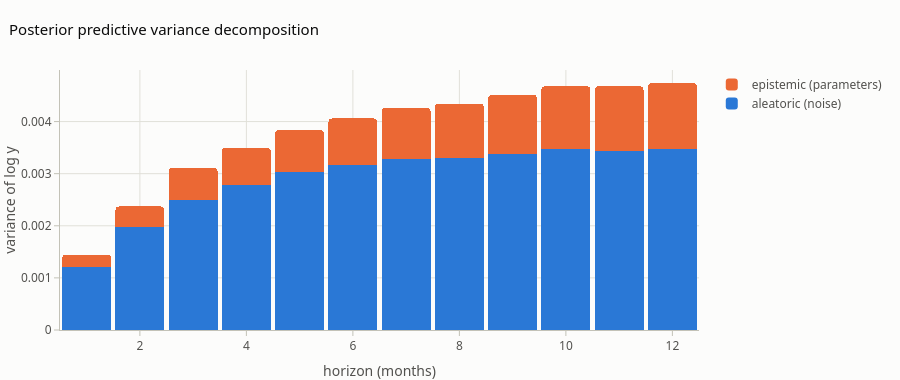

The notebook cell this image was saved under:
### Markdown cell above
With 11 years of data the two fans are nearly identical, and CRPS on a single year cannot separate them. This matches
§1: parameter uncertainty matters most for *short* histories. It still accounts for a noticeable share of the variance:

### Decomposing the predictive variance by horizon
For each posterior draw $d$, the variance across its own paths is aleatoric. The variance of the draw-means is epistemic.

### Code cell
aleatoric = sims.var(axis=1).mean(axis=0)              # E_theta[Var(y|theta)]
epistemic = sims.mean(axis=1).var(axis=0)              # Var_theta(E[y|theta])
h = np.arange(1, len(Xfut) + 1)
fig = go.Figure()
fig.add_trace(go.Bar(x=h, y=aleatoric, name="aleatoric (noise)", marker_color=pf.SERIES[0],
                     hovertemplate="aleatoric %{y:.5f}<extra></extra>"))
fig.add_trace(go.Bar(x=h, y=epistemic, name="epistemic (parameters)", marker_color=pf.SERIES[1],
                     hovertemplate="epistemic %{y:.5f}<extra></extra>"))
fig.update_layout(title="Posterior predictive variance decomposition", barmode="stack", height=380, hovermode="x unified",
                  xaxis_title="horizon (months)", yaxis_title="variance of log y")
fig.show()
print("epistemic share by horizon:", np.round(epistemic / (aleatoric + epistemic), 2))

### Figure 1 — Plotly figure (JSON) as saved in the notebook; plotly's stock layout.template omitted (floating-point values rounded to 4 significant figures)
{"data": [{"hovertemplate": "aleatoric %{y:.5f}<extra></extra>", "marker": {"color": "#2a78d6"}, "name": "aleatoric (noise)", "type": "bar", "x": [1, 2, 3, 4, 5, 6, 7, 8, 9, 10, 11, 12], "y": [0.001207, 0.001968, 0.002486, 0.002779, 0.003029, 0.003161, 0.003282, 0.003299, 0.003374, 0.003477, 0.003441, 0.003469]}, {"hovertemplate": "epistemic %{y:.5f}<extra></extra>", "marker": {"color": "#eb6834"}, "name": "epistemic (parameters)", "type": "bar", "x": [1, 2, 3, 4, 5, 6, 7, 8, 9, 10, 11, 12], "y": [0.0002383, 0.0004037, 0.0006241, 0.0007185, 0.0008088, 0.0009, 0.00098, 0.001047, 0.001138, 0.001201, 0.001235, 0.001271]}], "layout": {"barmode": "stack", "height": 380, "hovermode": "x unified", "title": {"text": "Posterior predictive variance decomposition"}, "xaxis": {"title": {"text": "horizon (months)"}}, "yaxis": {"title": {"text": "variance of log y"}}}}
